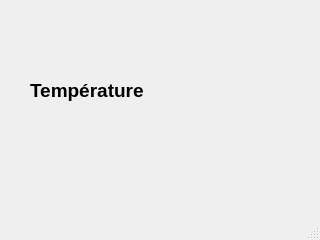
<?xml version="1.0" encoding="UTF-8"?>
<ui version="4.0">
 <class>MainWindow</class>
 <widget class="QMainWindow" name="MainWindow">
  <property name="geometry">
   <rect>
    <x>0</x>
    <y>0</y>
    <width>320</width>
    <height>240</height>
   </rect>
  </property>
  <property name="windowTitle">
   <string>Température</string>
  </property>
  <widget class="QWidget" name="centralwidget">
   <widget class="QLabel" name="label">
    <property name="geometry">
     <rect>
      <x>30</x>
      <y>70</y>
      <width>161</width>
      <height>41</height>
     </rect>
    </property>
    <property name="font">
     <font>
      <pointsize>14</pointsize>
      <weight>75</weight>
      <bold>true</bold>
     </font>
    </property>
    <property name="text">
     <string>Température</string>
    </property>
   </widget>
  </widget>
  <widget class="QStatusBar" name="statusbar"/>
 </widget>
 <resources/>
 <connections/>
</ui>
